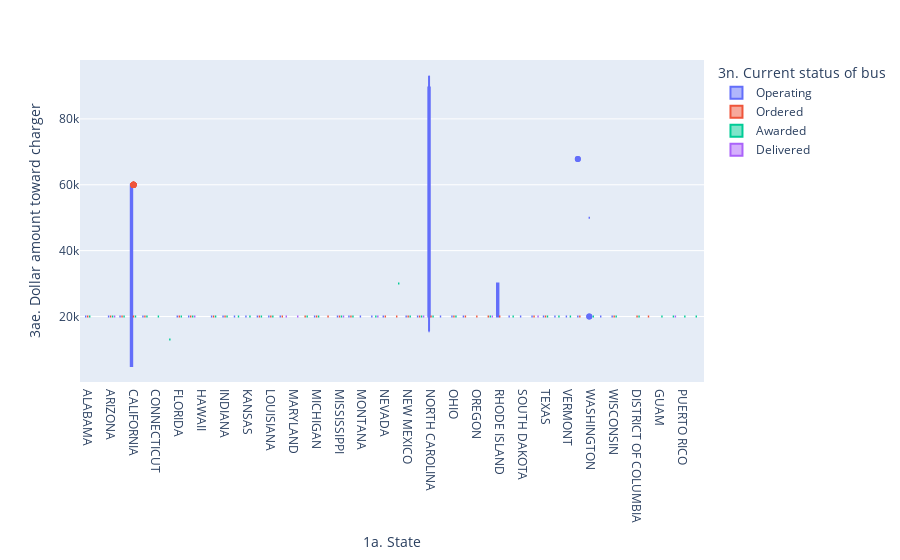

The notebook cell saved with this chart:
### Code cell
import plotly.express as px

df = bus_df

fig = px.box(df,x="1a. State", y="3ae. Dollar amount toward charger",
            color="3n. Current status of bus", 
            )
fig.update_traces(quartilemethod="exclusive") # or "inclusive", or "linear" by default
fig.show()

### Figure 1 — Plotly figure (JSON) as saved in the notebook; plotly's stock layout.template omitted (floating-point values rounded to 4 significant figures; data arrays with more than 128 entries replaced by an {"elided": "..."} marker saying what was removed)
{"data": [{"alignmentgroup": "True", "hovertemplate": "3n. Current status of bus=Operating<br>1a. State=%{x}<br>3ae. Dollar amount toward charger=%{y}<extra></extra>", "legendgroup": "Operating", "marker": {"color": "#636efa"}, "name": "Operating", "notched": false, "offsetgroup": "Operating", "orientation": "v", "quartilemethod": "exclusive", "showlegend": true, "type": "box", "x": {"elided": "3294 str values"}, "x0": " ", "xaxis": "x", "y": {"elided": "3294 float values"}, "y0": " ", "yaxis": "y"}, {"alignmentgroup": "True", "hovertemplate": "3n. Current status of bus=Ordered<br>1a. State=%{x}<br>3ae. Dollar amount toward charger=%{y}<extra></extra>", "legendgroup": "Ordered", "marker": {"color": "#EF553B"}, "name": "Ordered", "notched": false, "offsetgroup": "Ordered", "orientation": "v", "quartilemethod": "exclusive", "showlegend": true, "type": "box", "x": {"elided": "2137 str values"}, "x0": " ", "xaxis": "x", "y": {"elided": "2137 int values"}, "y0": " ", "yaxis": "y"}, {"alignmentgroup": "True", "hovertemplate": "3n. Current status of bus=Awarded<br>1a. State=%{x}<br>3ae. Dollar amount toward charger=%{y}<extra></extra>", "legendgroup": "Awarded", "marker": {"color": "#00cc96"}, "name": "Awarded", "notched": false, "offsetgroup": "Awarded", "orientation": "v", "quartilemethod": "exclusive", "showlegend": true, "type": "box", "x": {"elided": "6592 str values"}, "x0": " ", "xaxis": "x", "y": {"elided": "6592 int values"}, "y0": " ", "yaxis": "y"}, {"alignmentgroup": "True", "hovertemplate": "3n. Current status of bus=Delivered<br>1a. State=%{x}<br>3ae. Dollar amount toward charger=%{y}<extra></extra>", "legendgroup": "Delivered", "marker": {"color": "#ab63fa"}, "name": "Delivered", "notched": false, "offsetgroup": "Delivered", "orientation": "v", "quartilemethod": "exclusive", "showlegend": true, "type": "box", "x": {"elided": "151 str values"}, "x0": " ", "xaxis": "x", "y": {"elided": "151 int values"}, "y0": " ", "yaxis": "y"}], "layout": {"boxmode": "group", "legend": {"title": {"text": "3n. Current status of bus"}, "tracegroupgap": 0}, "margin": {"t": 60}, "xaxis": {"anchor": "y", "domain": [0, 1], "title": {"text": "1a. State"}}, "yaxis": {"anchor": "x", "domain": [0, 1], "title": {"text": "3ae. Dollar amount toward charger"}}}}
